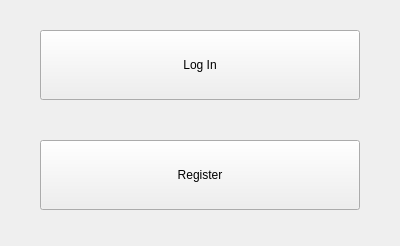
<?xml version="1.0" encoding="UTF-8"?>
<ui version="4.0">
 <class>RegLogWindow</class>
 <widget class="QMainWindow" name="RegLogWindow">
  <property name="geometry">
   <rect>
    <x>0</x>
    <y>0</y>
    <width>400</width>
    <height>246</height>
   </rect>
  </property>
  <property name="windowTitle">
   <string>pCloud</string>
  </property>
  <widget class="QWidget" name="centralWidget">
   <widget class="QPushButton" name="loginButton">
    <property name="geometry">
     <rect>
      <x>40</x>
      <y>30</y>
      <width>320</width>
      <height>70</height>
     </rect>
    </property>
    <property name="text">
     <string>Log In</string>
    </property>
   </widget>
   <widget class="QPushButton" name="registerButton">
    <property name="geometry">
     <rect>
      <x>40</x>
      <y>140</y>
      <width>320</width>
      <height>70</height>
     </rect>
    </property>
    <property name="text">
     <string>Register</string>
    </property>
    <property name="default">
     <bool>false</bool>
    </property>
   </widget>
  </widget>
 </widget>
 <layoutdefault spacing="6" margin="11"/>
 <resources/>
 <connections/>
</ui>
